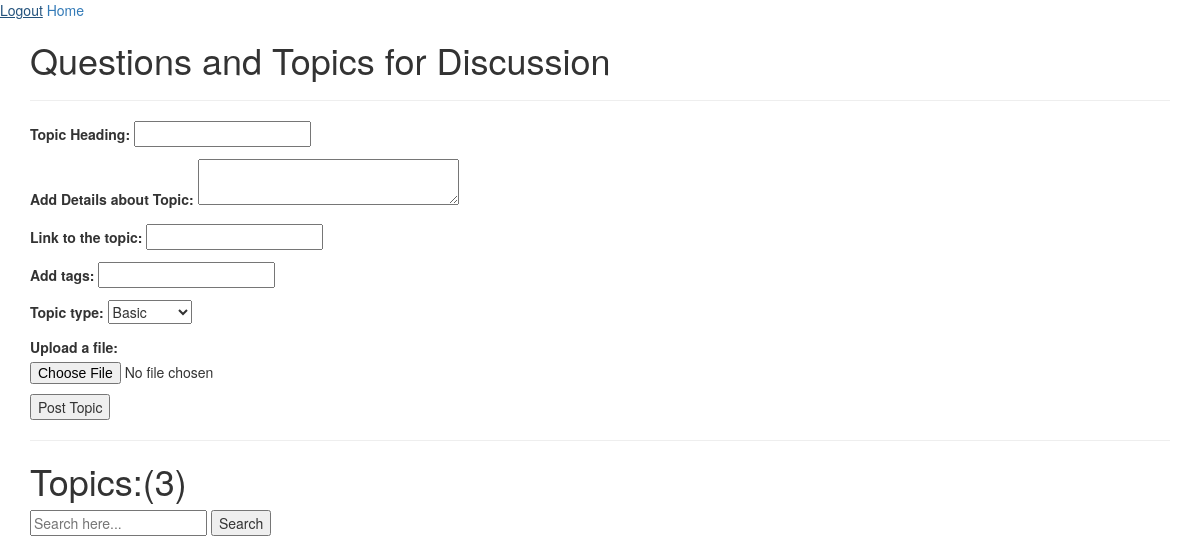
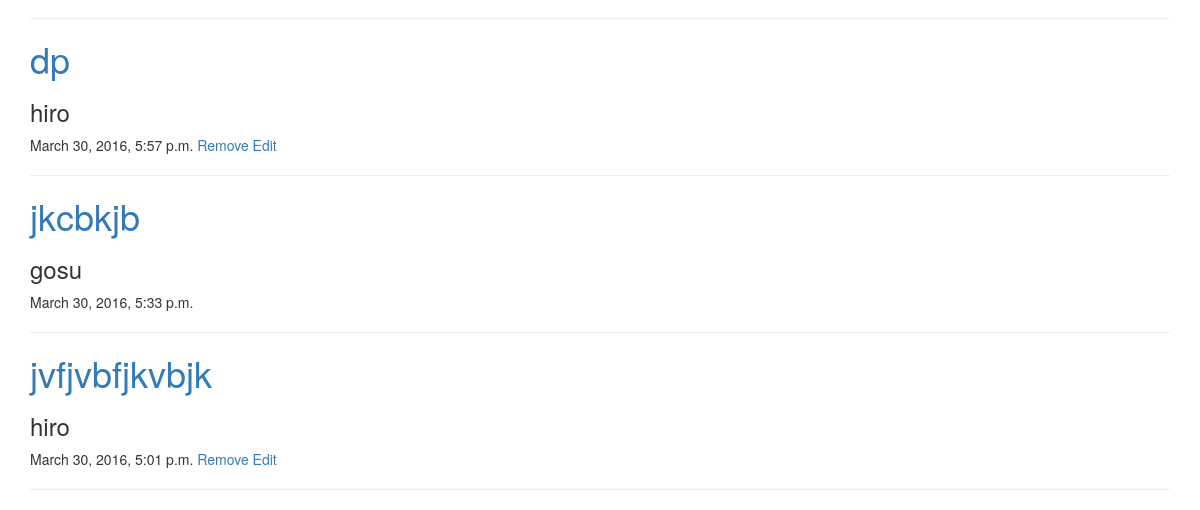
/codehub/topic/ (signed in), run on an earlier commit of the app's database (2 pictures, top to bottom).
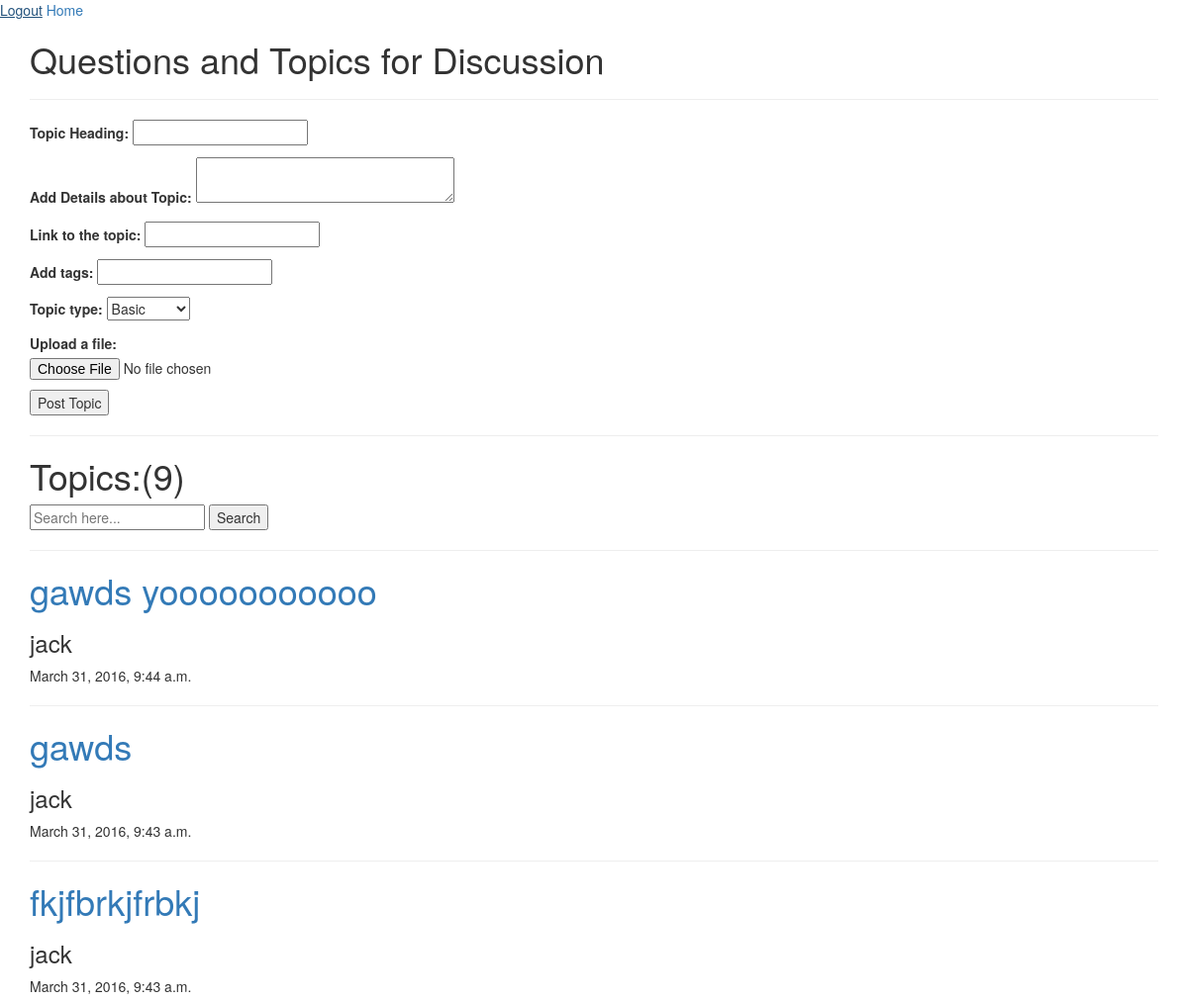
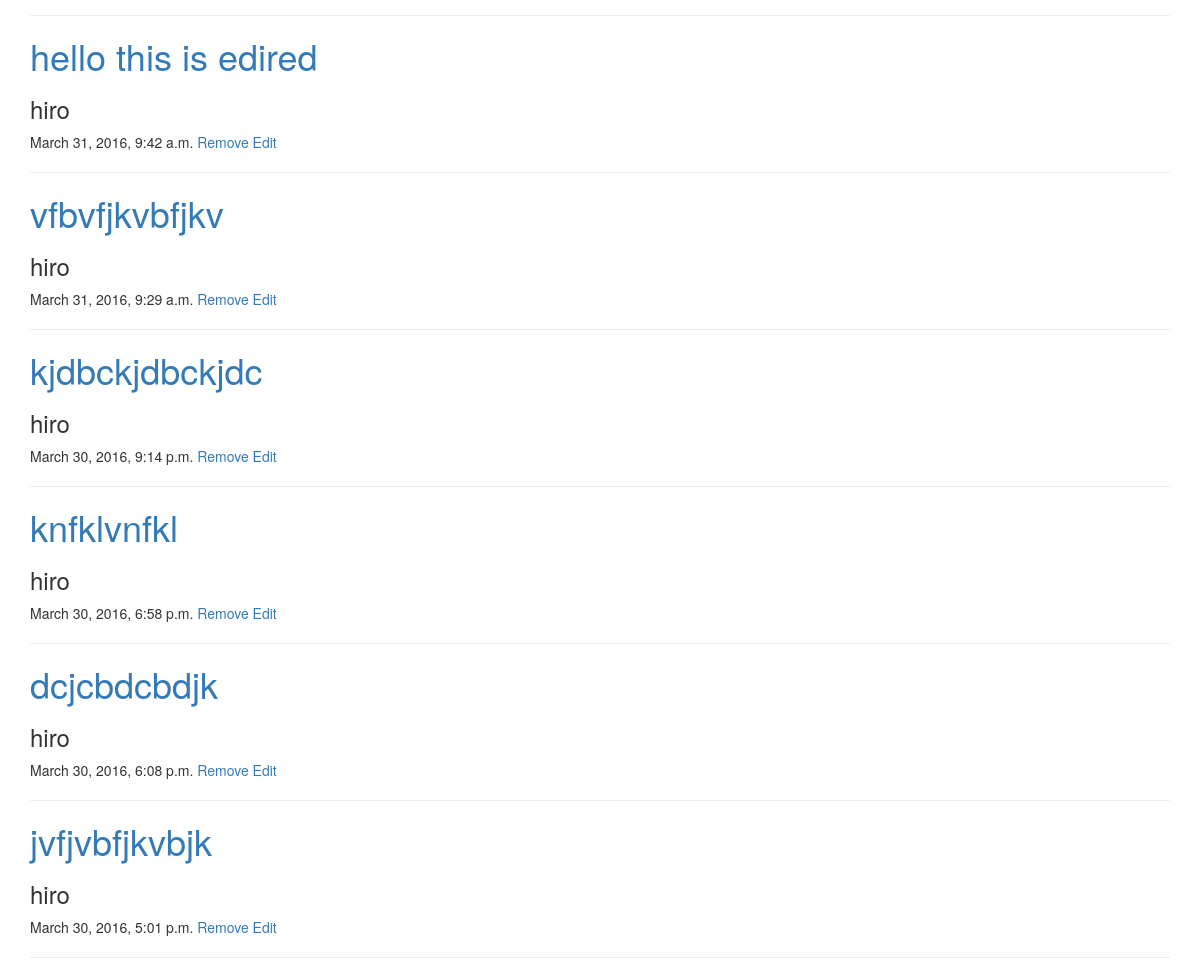
And on a later commit of the database (2 pictures, top to bottom).
### app/models.py (models this page shows, shortened)
class CodehubTopicModel(models.Model):
    user = models.ForeignKey(User)
    topic_heading = models.CharField(max_length = 100)
    topic_detail = models.CharField(max_length = 200)
    topic_link = models.CharField(max_length = 100 )
    tags = models.CharField(max_length = 50)
    timeStamp = models.DateTimeField()
    topic_type = models.CharField(max_length = 10)
    file = models.FileField(upload_to = 'uploads/')

### app/views.py (the view)
    def wrapper(request,*args,**kwargs):
        if not request.user.is_authenticated():
            return redirect('login_view')
        return func(request,*args,**kwargs)

### app/forms.py
class CodehubTopicForm(forms.ModelForm):
    CHOICES = (('Basic', 'Basic'),('Advanced', 'Advanced'),)
    topic_heading = forms.CharField(label = 'Topic Heading',max_length = 100)
    topic_detail = forms.CharField(label = 'Add Details about Topic',widget = forms.Textarea(attrs = {'rows':'2','cols':'32'}),max_length = 200)
    topic_link = forms.URLField(label = 'Link to the topic',max_length = 100,required = False)
    tags = forms.CharField(label = 'Add tags',max_length = 100,required = True)
    topic_type = forms.ChoiceField(choices = CHOICES,required = True)
    file = forms.FileField(label = 'Upload a file:',required=False)
    class Meta:
        model = CodehubTopicModel
        fields = ['topic_heading','topic_detail','topic_link','tags','topic_type','file']

### app/views.py (called while the page is built)
def loginRequired(func):
    def wrapper(request,*args,**kwargs):
        if not request.user.is_authenticated():
            return redirect('login_view')
        return func(request,*args,**kwargs)
    return wrapper

### app/templates/codehub/topic.html (shortened to what this page needs)
{% extends 'base.html' %}
{% block content %}
<h1>Questions and Topics for Discussion</h1>
<hr/>
<form method="post" enctype="multipart/form-data">
{{ form.as_p }}
<input type='submit' name='submitTopic' value= 'Post Topic'/>
</form>
<hr/>
<h1>Topics:<span>(</span>{{ topics.count }}<span>)</span></h1>
<form method='post' action = '/codehub/topic/search_topic/'>
<input type='text' name = 'search_str' placeholder = 'Search here...'/>
<input type='submit' name='seachTopic' value = 'Search'/>
</form>
<hr/>
<div id = 'topicDisplaySec'>
{% for topic in topics %}
    <h1><a href = "{% url 'comment_on_topic' topic.id %}">{{ topic.topic_heading }}</a></h1>
    <h3>{{ topic.user.username }}</h3>
      {{ topic.timeStamp }}
    {% if topic.user.username == user.username %}
    <a href = "{% url 'remove_topic' topic.id %}">Remove</a>
    <a href = "{% url 'edit_topic' topic.id %}">Edit
    {% endif %}
    <hr/>
{% endfor %}
{% endblock %}

What changed in the data, as far as the page shows it:
removed CodehubTopicModel: topic_heading "dp", user.username "hiro", timeStamp "March 30, 2016, 5:57 p.m.", shows "Remove"
removed CodehubTopicModel: topic_heading "jkcbkjb", user.username "gosu", timeStamp "March 30, 2016, 5:33 p.m."
added CodehubTopicModel: topic_heading "gawds yooooooooooo", user.username "jack", timeStamp "March 31, 2016, 9:44 a.m."
added CodehubTopicModel: topic_heading "gawds", user.username "jack", timeStamp "March 31, 2016, 9:43 a.m."
added CodehubTopicModel: topic_heading "fkjfbrkjfrbkj", user.username "jack", timeStamp "March 31, 2016, 9:43 a.m."
added CodehubTopicModel: topic_heading "hello this is edired", user.username "hiro", timeStamp "March 31, 2016, 9:42 a.m.", shows "Remove"
added CodehubTopicModel: topic_heading "vfbvfjkvbfjkv", user.username "hiro", timeStamp "March 31, 2016, 9:29 a.m.", shows "Remove"
added CodehubTopicModel: topic_heading "kjdbckjdbckjdc", user.username "hiro", timeStamp "March 30, 2016, 9:14 p.m.", shows "Remove"
added CodehubTopicModel: topic_heading "knfklvnfkl", user.username "hiro", timeStamp "March 30, 2016, 6:58 p.m.", shows "Remove"
added CodehubTopicModel: topic_heading "dcjcbdcbdjk", user.username "hiro", timeStamp "March 30, 2016, 6:08 p.m.", shows "Remove"
Also different on the page:
{{ topics.count }}: "3" → "9"
